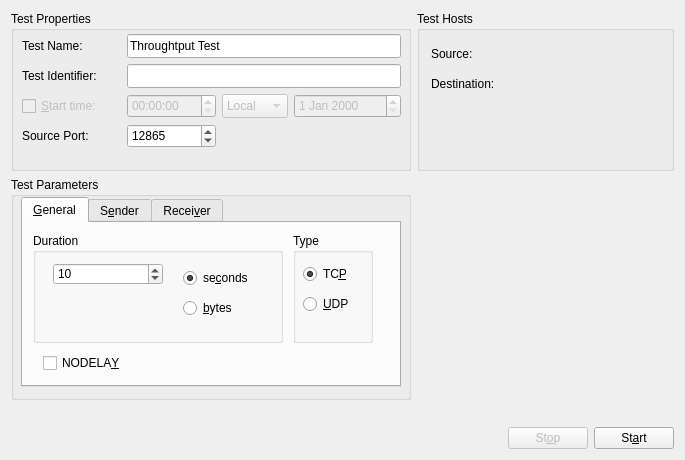
<ui version="4.0" >
 <class>NMGNetperfWidgetBase</class>
 <widget class="QWidget" name="NMGNetperfWidgetBase" >
  <property name="geometry" >
   <rect>
    <x>0</x>
    <y>0</y>
    <width>685</width>
    <height>460</height>
   </rect>
  </property>
  <property name="windowTitle" >
   <string>Throughtput</string>
  </property>
  <layout class="QVBoxLayout" >
   <item>
    <layout class="QHBoxLayout" >
     <item>
      <layout class="QVBoxLayout" >
       <item>
        <layout class="QHBoxLayout" >
         <item>
          <widget class="QGroupBox" name="groupBox2" >
           <property name="sizePolicy" >
            <sizepolicy vsizetype="Preferred" hsizetype="Preferred" >
             <horstretch>0</horstretch>
             <verstretch>0</verstretch>
            </sizepolicy>
           </property>
           <property name="minimumSize" >
            <size>
             <width>400</width>
             <height>160</height>
            </size>
           </property>
           <property name="maximumSize" >
            <size>
             <width>400</width>
             <height>160</height>
            </size>
           </property>
           <property name="title" >
            <string>Test Properties</string>
           </property>
           <widget class="QLabel" name="textLabel2_5" >
            <property name="geometry" >
             <rect>
              <x>11</x>
              <y>113</y>
              <width>87</width>
              <height>24</height>
             </rect>
            </property>
            <property name="sizePolicy" >
             <sizepolicy vsizetype="Preferred" hsizetype="Maximum" >
              <horstretch>0</horstretch>
              <verstretch>0</verstretch>
             </sizepolicy>
            </property>
            <property name="text" >
             <string>Source Port:</string>
            </property>
            <property name="wordWrap" >
             <bool>false</bool>
            </property>
           </widget>
           <widget class="QLabel" name="textLabel4" >
            <property name="geometry" >
             <rect>
              <x>11</x>
              <y>53</y>
              <width>99</width>
              <height>24</height>
             </rect>
            </property>
            <property name="sizePolicy" >
             <sizepolicy vsizetype="Preferred" hsizetype="Maximum" >
              <horstretch>0</horstretch>
              <verstretch>0</verstretch>
             </sizepolicy>
            </property>
            <property name="text" >
             <string>Test Identifier:</string>
            </property>
            <property name="wordWrap" >
             <bool>false</bool>
            </property>
           </widget>
           <widget class="QDateEdit" name="dateStartTime" >
            <property name="enabled" >
             <bool>false</bool>
            </property>
            <property name="geometry" >
             <rect>
              <x>283</x>
              <y>83</y>
              <width>107</width>
              <height>24</height>
             </rect>
            </property>
           </widget>
           <widget class="QTimeEdit" name="timeStartTime" >
            <property name="enabled" >
             <bool>false</bool>
            </property>
            <property name="geometry" >
             <rect>
              <x>116</x>
              <y>83</y>
              <width>89</width>
              <height>24</height>
             </rect>
            </property>
           </widget>
           <widget class="QComboBox" name="comboGMTOrLocalTime" >
            <property name="enabled" >
             <bool>false</bool>
            </property>
            <property name="geometry" >
             <rect>
              <x>211</x>
              <y>83</y>
              <width>66</width>
              <height>24</height>
             </rect>
            </property>
            <property name="sizePolicy" >
             <sizepolicy vsizetype="Fixed" hsizetype="MinimumExpanding" >
              <horstretch>0</horstretch>
              <verstretch>0</verstretch>
             </sizepolicy>
            </property>
            <item>
             <property name="text" >
              <string>Local</string>
             </property>
            </item>
            <item>
             <property name="text" >
              <string>GMT</string>
             </property>
            </item>
           </widget>
           <widget class="QLabel" name="textLabel1_3" >
            <property name="geometry" >
             <rect>
              <x>11</x>
              <y>23</y>
              <width>81</width>
              <height>24</height>
             </rect>
            </property>
            <property name="sizePolicy" >
             <sizepolicy vsizetype="Preferred" hsizetype="Maximum" >
              <horstretch>0</horstretch>
              <verstretch>0</verstretch>
             </sizepolicy>
            </property>
            <property name="text" >
             <string>Test Name:</string>
            </property>
            <property name="wordWrap" >
             <bool>false</bool>
            </property>
           </widget>
           <widget class="QCheckBox" name="chkStartTime" >
            <property name="enabled" >
             <bool>false</bool>
            </property>
            <property name="geometry" >
             <rect>
              <x>11</x>
              <y>84</y>
              <width>95</width>
              <height>22</height>
             </rect>
            </property>
            <property name="sizePolicy" >
             <sizepolicy vsizetype="Fixed" hsizetype="Maximum" >
              <horstretch>0</horstretch>
              <verstretch>0</verstretch>
             </sizepolicy>
            </property>
            <property name="text" >
             <string>&amp;Start time:</string>
            </property>
           </widget>
           <widget class="QSpinBox" name="txtSourcePort" >
            <property name="geometry" >
             <rect>
              <x>116</x>
              <y>113</y>
              <width>89</width>
              <height>24</height>
             </rect>
            </property>
            <property name="minimum" >
             <number>5000</number>
            </property>
            <property name="maximum" >
             <number>65000</number>
            </property>
            <property name="value" >
             <number>12865</number>
            </property>
           </widget>
           <widget class="QLineEdit" name="txtTestId" >
            <property name="geometry" >
             <rect>
              <x>116</x>
              <y>53</y>
              <width>274</width>
              <height>24</height>
             </rect>
            </property>
           </widget>
           <widget class="QLineEdit" name="txtTestName" >
            <property name="geometry" >
             <rect>
              <x>116</x>
              <y>23</y>
              <width>274</width>
              <height>24</height>
             </rect>
            </property>
            <property name="text" >
             <string>Throughtput Test</string>
            </property>
           </widget>
          </widget>
         </item>
         <item>
          <widget class="QGroupBox" name="groupTestHosts" >
           <property name="sizePolicy" >
            <sizepolicy vsizetype="Maximum" hsizetype="Preferred" >
             <horstretch>0</horstretch>
             <verstretch>0</verstretch>
            </sizepolicy>
           </property>
           <property name="minimumSize" >
            <size>
             <width>0</width>
             <height>160</height>
            </size>
           </property>
           <property name="maximumSize" >
            <size>
             <width>16777215</width>
             <height>160</height>
            </size>
           </property>
           <property name="title" >
            <string>Test Hosts</string>
           </property>
           <layout class="QVBoxLayout" >
            <item>
             <layout class="QHBoxLayout" >
              <item>
               <widget class="QLabel" name="textLabel2" >
                <property name="toolTip" >
                 <string>Management Interface</string>
                </property>
                <property name="text" >
                 <string>Source:</string>
                </property>
                <property name="wordWrap" >
                 <bool>false</bool>
                </property>
               </widget>
              </item>
              <item>
               <widget class="NMGHostInformationComboWidget" native="1" name="hostSourceCombo" >
                <property name="sizePolicy" >
                 <sizepolicy vsizetype="Preferred" hsizetype="Expanding" >
                  <horstretch>0</horstretch>
                  <verstretch>0</verstretch>
                 </sizepolicy>
                </property>
                <property name="minimumSize" >
                 <size>
                  <width>0</width>
                  <height>24</height>
                 </size>
                </property>
               </widget>
              </item>
             </layout>
            </item>
            <item>
             <layout class="QHBoxLayout" >
              <item>
               <widget class="QLabel" name="textLabel2_2" >
                <property name="toolTip" >
                 <string>Management Interface</string>
                </property>
                <property name="text" >
                 <string>Destination:</string>
                </property>
                <property name="wordWrap" >
                 <bool>false</bool>
                </property>
               </widget>
              </item>
              <item>
               <widget class="NMGHostInformationComboWidget" native="1" name="hostDestinationCombo" >
                <property name="sizePolicy" >
                 <sizepolicy vsizetype="Preferred" hsizetype="Expanding" >
                  <horstretch>0</horstretch>
                  <verstretch>0</verstretch>
                 </sizepolicy>
                </property>
                <property name="minimumSize" >
                 <size>
                  <width>0</width>
                  <height>24</height>
                 </size>
                </property>
               </widget>
              </item>
             </layout>
            </item>
            <item>
             <spacer>
              <property name="orientation" >
               <enum>Qt::Vertical</enum>
              </property>
              <property name="sizeType" >
               <enum>QSizePolicy::Expanding</enum>
              </property>
              <property name="sizeHint" stdset="0" >
               <size>
                <width>20</width>
                <height>31</height>
               </size>
              </property>
             </spacer>
            </item>
           </layout>
          </widget>
         </item>
        </layout>
       </item>
       <item>
        <layout class="QHBoxLayout" >
         <item>
          <widget class="QGroupBox" name="groupBox8" >
           <property name="minimumSize" >
            <size>
             <width>400</width>
             <height>223</height>
            </size>
           </property>
           <property name="maximumSize" >
            <size>
             <width>400</width>
             <height>32767</height>
            </size>
           </property>
           <property name="title" >
            <string>Test Parameters</string>
           </property>
           <widget class="QTabWidget" name="tabWidget3" >
            <property name="geometry" >
             <rect>
              <x>10</x>
              <y>20</y>
              <width>380</width>
              <height>190</height>
             </rect>
            </property>
            <property name="currentIndex" >
             <number>0</number>
            </property>
            <widget class="QWidget" name="General_Parameters" >
             <attribute name="title" >
              <string>&amp;General</string>
             </attribute>
             <widget class="QGroupBox" name="buttonGroup_2" >
              <property name="geometry" >
               <rect>
                <x>10</x>
                <y>10</y>
                <width>250</width>
                <height>110</height>
               </rect>
              </property>
              <property name="title" >
               <string>Duration</string>
              </property>
              <widget class="QSpinBox" name="txtTestDuration" >
               <property name="geometry" >
                <rect>
                 <x>20</x>
                 <y>30</y>
                 <width>110</width>
                 <height>22</height>
                </rect>
               </property>
               <property name="minimum" >
                <number>1</number>
               </property>
               <property name="maximum" >
                <number>999999999</number>
               </property>
               <property name="value" >
                <number>10</number>
               </property>
              </widget>
              <widget class="QRadioButton" name="radSeconds" >
               <property name="geometry" >
                <rect>
                 <x>150</x>
                 <y>30</y>
                 <width>80</width>
                 <height>30</height>
                </rect>
               </property>
               <property name="text" >
                <string>se&amp;conds</string>
               </property>
               <property name="shortcut" >
                <string>Alt+C</string>
               </property>
               <property name="checked" >
                <bool>true</bool>
               </property>
              </widget>
              <widget class="QRadioButton" name="radBytes" >
               <property name="geometry" >
                <rect>
                 <x>150</x>
                 <y>60</y>
                 <width>80</width>
                 <height>30</height>
                </rect>
               </property>
               <property name="text" >
                <string>&amp;bytes</string>
               </property>
               <property name="shortcut" >
                <string>Alt+B</string>
               </property>
              </widget>
             </widget>
             <widget class="QGroupBox" name="buttonGroup2" >
              <property name="geometry" >
               <rect>
                <x>270</x>
                <y>10</y>
                <width>80</width>
                <height>110</height>
               </rect>
              </property>
              <property name="title" >
               <string>Type</string>
              </property>
              <widget class="QRadioButton" name="radTcp" >
               <property name="geometry" >
                <rect>
                 <x>10</x>
                 <y>30</y>
                 <width>60</width>
                 <height>22</height>
                </rect>
               </property>
               <property name="text" >
                <string>TC&amp;P</string>
               </property>
               <property name="shortcut" >
                <string>Alt+P</string>
               </property>
               <property name="checked" >
                <bool>true</bool>
               </property>
              </widget>
              <widget class="QRadioButton" name="radUdp" >
               <property name="geometry" >
                <rect>
                 <x>10</x>
                 <y>60</y>
                 <width>50</width>
                 <height>22</height>
                </rect>
               </property>
               <property name="text" >
                <string>&amp;UDP</string>
               </property>
               <property name="shortcut" >
                <string>Alt+U</string>
               </property>
              </widget>
             </widget>
             <widget class="QCheckBox" name="chkNoDelay" >
              <property name="geometry" >
               <rect>
                <x>20</x>
                <y>130</y>
                <width>90</width>
                <height>20</height>
               </rect>
              </property>
              <property name="text" >
               <string>NODELA&amp;Y</string>
              </property>
              <property name="shortcut" >
               <string>Alt+Y</string>
              </property>
             </widget>
            </widget>
            <widget class="QWidget" name="Sender_Parameters" >
             <attribute name="title" >
              <string>S&amp;ender</string>
             </attribute>
             <widget class="QWidget" name="layout23" >
              <property name="geometry" >
               <rect>
                <x>17</x>
                <y>25</y>
                <width>300</width>
                <height>110</height>
               </rect>
              </property>
              <layout class="QGridLayout" >
               <item row="1" column="0" >
                <widget class="QCheckBox" name="chkSss" >
                 <property name="text" >
                  <string>Send Soc&amp;ket Size</string>
                 </property>
                 <property name="shortcut" >
                  <string>Alt+K</string>
                 </property>
                </widget>
               </item>
               <item row="0" column="0" >
                <widget class="QCheckBox" name="chkSms" >
                 <property name="text" >
                  <string>Send Message Si&amp;ze</string>
                 </property>
                 <property name="shortcut" >
                  <string>Alt+Z</string>
                 </property>
                </widget>
               </item>
               <item row="1" column="1" >
                <widget class="QLineEdit" name="txtSss" >
                 <property name="enabled" >
                  <bool>false</bool>
                 </property>
                </widget>
               </item>
               <item row="0" column="1" >
                <widget class="QLineEdit" name="txtSms" >
                 <property name="enabled" >
                  <bool>false</bool>
                 </property>
                </widget>
               </item>
              </layout>
             </widget>
            </widget>
            <widget class="QWidget" name="Receiver_Parameters" >
             <attribute name="title" >
              <string>Recei&amp;ver</string>
             </attribute>
             <widget class="QWidget" name="layout26" >
              <property name="geometry" >
               <rect>
                <x>13</x>
                <y>26</y>
                <width>310</width>
                <height>110</height>
               </rect>
              </property>
              <layout class="QGridLayout" >
               <item row="0" column="1" >
                <widget class="QLineEdit" name="txtRms" >
                 <property name="enabled" >
                  <bool>false</bool>
                 </property>
                </widget>
               </item>
               <item row="1" column="1" >
                <widget class="QLineEdit" name="txtRss" >
                 <property name="enabled" >
                  <bool>false</bool>
                 </property>
                </widget>
               </item>
               <item row="0" column="0" >
                <widget class="QCheckBox" name="chkRms" >
                 <property name="text" >
                  <string>Receive Message Si&amp;ze</string>
                 </property>
                 <property name="shortcut" >
                  <string>Alt+Z</string>
                 </property>
                </widget>
               </item>
               <item row="1" column="0" >
                <widget class="QCheckBox" name="chkRss" >
                 <property name="text" >
                  <string>Receive Soc&amp;ket Size</string>
                 </property>
                 <property name="shortcut" >
                  <string>Alt+K</string>
                 </property>
                </widget>
               </item>
              </layout>
             </widget>
            </widget>
           </widget>
          </widget>
         </item>
         <item>
          <spacer>
           <property name="orientation" >
            <enum>Qt::Horizontal</enum>
           </property>
           <property name="sizeType" >
            <enum>QSizePolicy::Expanding</enum>
           </property>
           <property name="sizeHint" stdset="0" >
            <size>
             <width>340</width>
             <height>21</height>
            </size>
           </property>
          </spacer>
         </item>
        </layout>
       </item>
      </layout>
     </item>
    </layout>
   </item>
   <item>
    <spacer>
     <property name="orientation" >
      <enum>Qt::Vertical</enum>
     </property>
     <property name="sizeType" >
      <enum>QSizePolicy::Expanding</enum>
     </property>
     <property name="sizeHint" stdset="0" >
      <size>
       <width>21</width>
       <height>16</height>
      </size>
     </property>
    </spacer>
   </item>
   <item>
    <layout class="QHBoxLayout" >
     <item>
      <spacer>
       <property name="orientation" >
        <enum>Qt::Horizontal</enum>
       </property>
       <property name="sizeType" >
        <enum>QSizePolicy::Expanding</enum>
       </property>
       <property name="sizeHint" stdset="0" >
        <size>
         <width>610</width>
         <height>20</height>
        </size>
       </property>
      </spacer>
     </item>
     <item>
      <widget class="QPushButton" name="cmdStop" >
       <property name="enabled" >
        <bool>false</bool>
       </property>
       <property name="text" >
        <string>St&amp;op</string>
       </property>
       <property name="shortcut" >
        <string>Alt+O</string>
       </property>
       <property name="checkable" >
        <bool>false</bool>
       </property>
      </widget>
     </item>
     <item>
      <widget class="QPushButton" name="cmdStart" >
       <property name="text" >
        <string>St&amp;art</string>
       </property>
       <property name="shortcut" >
        <string>Alt+A</string>
       </property>
       <property name="checkable" >
        <bool>false</bool>
       </property>
      </widget>
     </item>
    </layout>
   </item>
  </layout>
 </widget>
 <layoutdefault spacing="6" margin="11" />
 <customwidgets>
  <customwidget>
   <class>NMGHostInformationComboWidget</class>
   <extends>QWidget</extends>
   <header>nmghostinformationcombowidget.h</header>
  </customwidget>
 </customwidgets>
 <includes>
  <include location="local" >nmghostinformationcombowidget.h</include>
  <include location="local" >nmghostinformationcombowidget.h</include>
 </includes>
 <resources/>
 <connections>
  <connection>
   <sender>chkSms</sender>
   <signal>toggled(bool)</signal>
   <receiver>txtSms</receiver>
   <slot>setEnabled(bool)</slot>
   <hints>
    <hint type="sourcelabel" >
     <x>20</x>
     <y>20</y>
    </hint>
    <hint type="destinationlabel" >
     <x>20</x>
     <y>20</y>
    </hint>
   </hints>
  </connection>
  <connection>
   <sender>chkSss</sender>
   <signal>toggled(bool)</signal>
   <receiver>txtSss</receiver>
   <slot>setEnabled(bool)</slot>
   <hints>
    <hint type="sourcelabel" >
     <x>20</x>
     <y>20</y>
    </hint>
    <hint type="destinationlabel" >
     <x>20</x>
     <y>20</y>
    </hint>
   </hints>
  </connection>
  <connection>
   <sender>chkRms</sender>
   <signal>toggled(bool)</signal>
   <receiver>txtRms</receiver>
   <slot>setEnabled(bool)</slot>
   <hints>
    <hint type="sourcelabel" >
     <x>20</x>
     <y>20</y>
    </hint>
    <hint type="destinationlabel" >
     <x>20</x>
     <y>20</y>
    </hint>
   </hints>
  </connection>
  <connection>
   <sender>chkRss</sender>
   <signal>toggled(bool)</signal>
   <receiver>txtRss</receiver>
   <slot>setEnabled(bool)</slot>
   <hints>
    <hint type="sourcelabel" >
     <x>20</x>
     <y>20</y>
    </hint>
    <hint type="destinationlabel" >
     <x>20</x>
     <y>20</y>
    </hint>
   </hints>
  </connection>
  <connection>
   <sender>chkStartTime</sender>
   <signal>toggled(bool)</signal>
   <receiver>timeStartTime</receiver>
   <slot>setEnabled(bool)</slot>
   <hints>
    <hint type="sourcelabel" >
     <x>20</x>
     <y>20</y>
    </hint>
    <hint type="destinationlabel" >
     <x>20</x>
     <y>20</y>
    </hint>
   </hints>
  </connection>
  <connection>
   <sender>chkStartTime</sender>
   <signal>toggled(bool)</signal>
   <receiver>comboGMTOrLocalTime</receiver>
   <slot>setEnabled(bool)</slot>
   <hints>
    <hint type="sourcelabel" >
     <x>20</x>
     <y>20</y>
    </hint>
    <hint type="destinationlabel" >
     <x>20</x>
     <y>20</y>
    </hint>
   </hints>
  </connection>
  <connection>
   <sender>chkStartTime</sender>
   <signal>toggled(bool)</signal>
   <receiver>dateStartTime</receiver>
   <slot>setEnabled(bool)</slot>
   <hints>
    <hint type="sourcelabel" >
     <x>20</x>
     <y>20</y>
    </hint>
    <hint type="destinationlabel" >
     <x>20</x>
     <y>20</y>
    </hint>
   </hints>
  </connection>
  <connection>
   <sender>radUdp</sender>
   <signal>toggled(bool)</signal>
   <receiver>radBytes</receiver>
   <slot>setDisabled(bool)</slot>
   <hints>
    <hint type="sourcelabel" >
     <x>328</x>
     <y>307</y>
    </hint>
    <hint type="destinationlabel" >
     <x>223</x>
     <y>311</y>
    </hint>
   </hints>
  </connection>
  <connection>
   <sender>radUdp</sender>
   <signal>toggled(bool)</signal>
   <receiver>radSeconds</receiver>
   <slot>setChecked(bool)</slot>
   <hints>
    <hint type="sourcelabel" >
     <x>328</x>
     <y>307</y>
    </hint>
    <hint type="destinationlabel" >
     <x>223</x>
     <y>281</y>
    </hint>
   </hints>
  </connection>
 </connections>
</ui>
